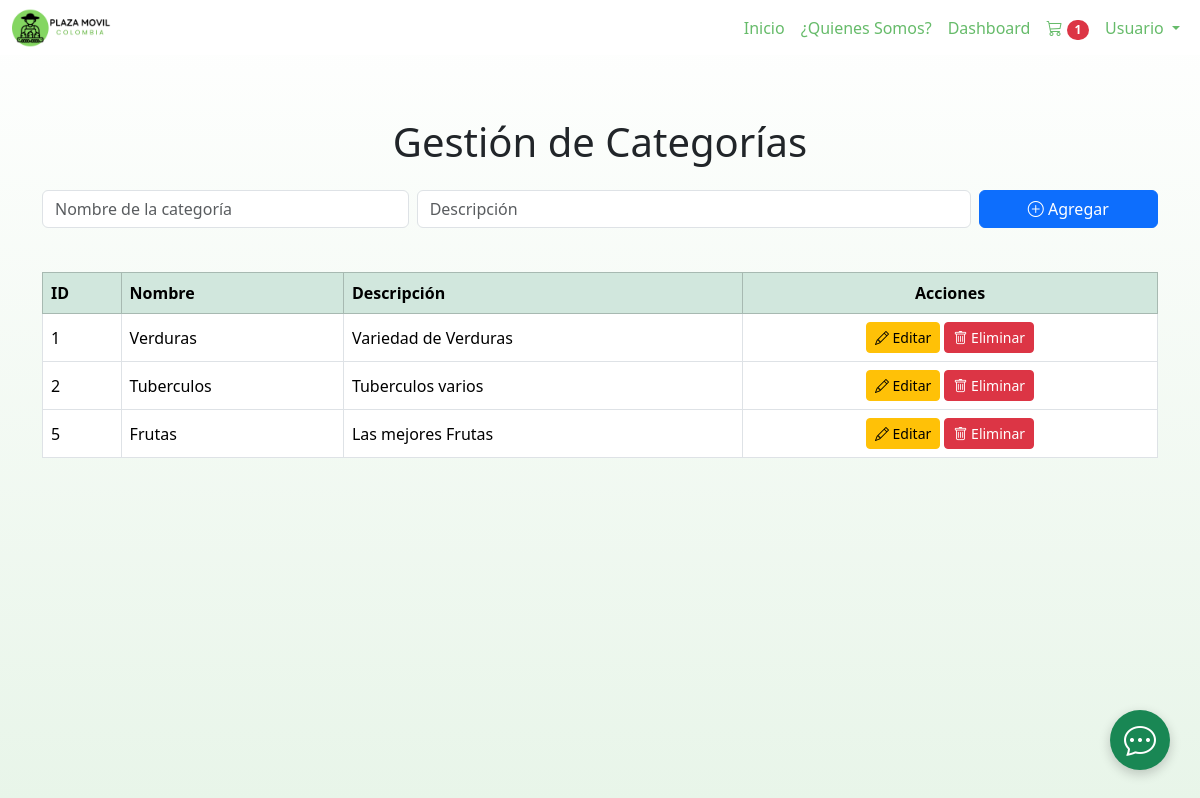
Screenshot of /view/gestion_categorias.php (signed in) with the database file from the repository.
### tables this page shows
CREATE TABLE `categoria` (
  `id_categoria` int(11) NOT NULL,
  `nombre` varchar(20) DEFAULT NULL,
  `descripcion` varchar(50) DEFAULT NULL
);

### model/categorias_model.php (called while the page is built, shortened)
<?php
class CategoriasModel
{
    private $pdo;
    public function __construct($pdo)
    {
        $this->pdo = $pdo;
    }
    public function obtenerCategorias(): array
    {
        $stmt = $this->pdo->query(
            "SELECT id_categoria, nombre, descripcion
             FROM categoria
             ORDER BY id_categoria ASC"
        );
        return $stmt->fetchAll(PDO::FETCH_ASSOC);
    }
}

### controller/gestion_categorias.php (called while the page is built, shortened)
<?php
require_once '../model/categorias_model.php';
require_once '../config/conexion.php';
class CategoriasController {
    private $model;
    public function __construct($pdo) {
        $this->model = new CategoriasModel($pdo);
    }
    public function index(): array {
        return $this->model->obtenerCategorias();
    }
}
$controller = new CategoriasController($pdo);
$categorias = $controller->index();

### view/gestion_categorias.php (the view, shortened to what this page needs)
<?php
require_once '../controller/gestion_categorias.php';
require_once '../model/categorias_model.php';
$model = new CategoriasModel($pdo);
$categorias = $model->obtenerCategorias();
?>
<!DOCTYPE html>
<html lang="es">
<head>
    <link href="https://cdn.jsdelivr.net/npm/bootstrap@5.3.7/dist/css/bootstrap.min.css" rel="stylesheet">
    <link rel="stylesheet" href="https://cdn.jsdelivr.net/npm/bootstrap-icons@1.11.3/font/bootstrap-icons.min.css">
    <link rel="stylesheet" href="/Plaza-M-vil-3.1/css/styles.css">
</head>
<body>
    <?php include '../navbar.php'; ?>
    <div style="height:70px"></div>
    <div class="container mt-5">
        <h1 class="text-center mb-4">Gestión de Categorías</h1>
        <div class="mb-4">
            <form action="../controller/gestion_categorias.php" method="POST" class="row g-2">
                <div class="col-md-4">
                    <input type="text" name="nombre" class="form-control" placeholder="Nombre de la categoría"
                        value="<?= htmlspecialchars($_POST['nombre'] ?? '', ENT_QUOTES); ?>" required>
                </div>
                <div class="col-md-6">
                    <input type="text" name="descripcion" class="form-control" placeholder="Descripción"
                        value="<?= htmlspecialchars($_POST['descripcion'] ?? '', ENT_QUOTES); ?>" required>
                </div>
                <div class="col-md-2">
                    <button type="submit" class="btn btn-primary w-100">
                        <i class="bi bi-plus-circle"></i> Agregar
                    </button>
                </div>
            </form>
        </div>
        <table class="table table-bordered table-hover align-middle">
            <thead class="table-success">
                <tr>
                    <th>ID</th>
                    <th>Nombre</th>
                    <th>Descripción</th>
                    <th class="text-center">Acciones</th>
                </tr>
            </thead>
            <tbody>
                <?php foreach ($categorias as $categoria): ?>
                    <tr>
                        <td><?= htmlspecialchars($categoria['id_categoria']); ?></td>
                        <td>
                            <?= !empty($categoria['nombre']) ? htmlspecialchars($categoria['nombre']) : '<span class="text-danger">Sin nombre</span>'; ?>
                        </td>
                        <td>
                            <?= !empty($categoria['descripcion']) ? htmlspecialchars($categoria['descripcion']) : '<span class="text-danger">Sin descripción</span>'; ?>
                        </td>
                        <td class="text-center">
                            <button class="btn btn-warning btn-sm" data-bs-toggle="modal"
                                data-bs-target="#editarModal<?= $categoria['id_categoria']; ?>">
                                <i class="bi bi-pencil"></i> Editar
                            </button>
                            <form action="../controller/gestion_categorias.php" method="POST" class="d-inline">
                                <button type="submit" class="btn btn-danger btn-sm"
                                    onclick="return confirm('¿Seguro que deseas eliminar esta categoría?');">
                                    <i class="bi bi-trash"></i> Eliminar
                                </button>
                            </form>
                        </td>
                    </tr>
                <?php endforeach; ?>
            </tbody>
        </table>
    </div>
</body>
</html>

### css/styles.css (style rules this page uses)
.row .col-md-4 { margin-bottom: 20px; }
body { background: linear-gradient(180deg, #ffffff 0%, #e8f5e9 100%); min-height: 100vh; }

### rows the page displays
categoria: id_categoria "1", nombre "Verduras", descripcion "Variedad de Verduras"
categoria: id_categoria "2", nombre "Tuberculos", descripcion "Tuberculos varios"
categoria: id_categoria "5", nombre "Frutas", descripcion "Las mejores Frutas"

### other values shown
$totalProductos "1"
